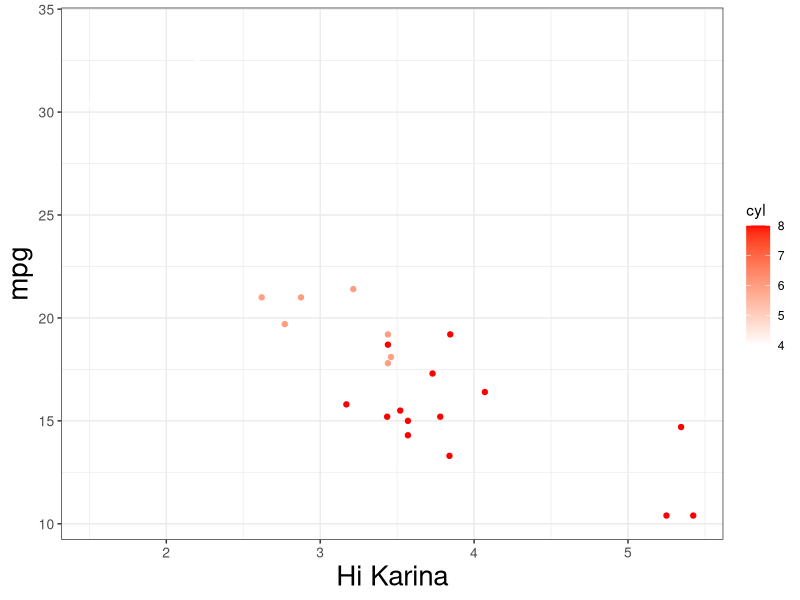

Write R code to recreate this figure.


# Set-UP ------------------------------------------------------------------
require(RColorBrewer)
require(ggplot2)
data("mtcars")

# scatterplotRL -----------------------------------------------------------
scatterplotRL = function(){
  list(
    geom_point(),
    theme_bw(),
    theme(axis.text.x = element_text(size = 10, face = 'plain'),
          axis.text.y = element_text(size = 10, face = 'plain'),
          axis.title = element_text(size = 20, face = 'plain'),
          plot.title = element_text(size = 20, face = 'plain')),
    scale_color_gradient(low = "blue", high = "orange")
  )
}

# Testing -----------------------------------------------------------------
ggplot(mtcars, aes(x=wt, y=mpg, color = cyl)) + 
  scatterplotRL() +
  xlab('Hi Karina') +
  scale_color_gradient(low = "white", high = "red")
